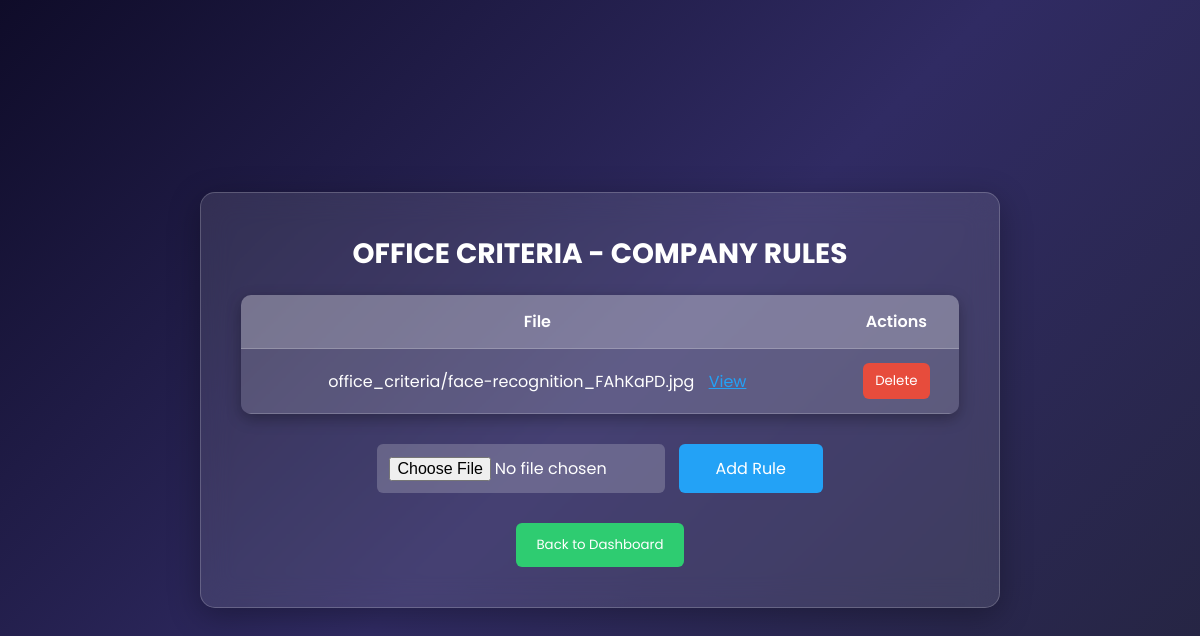
The page /office-criteria/ (signed in) on the database as committed earlier.
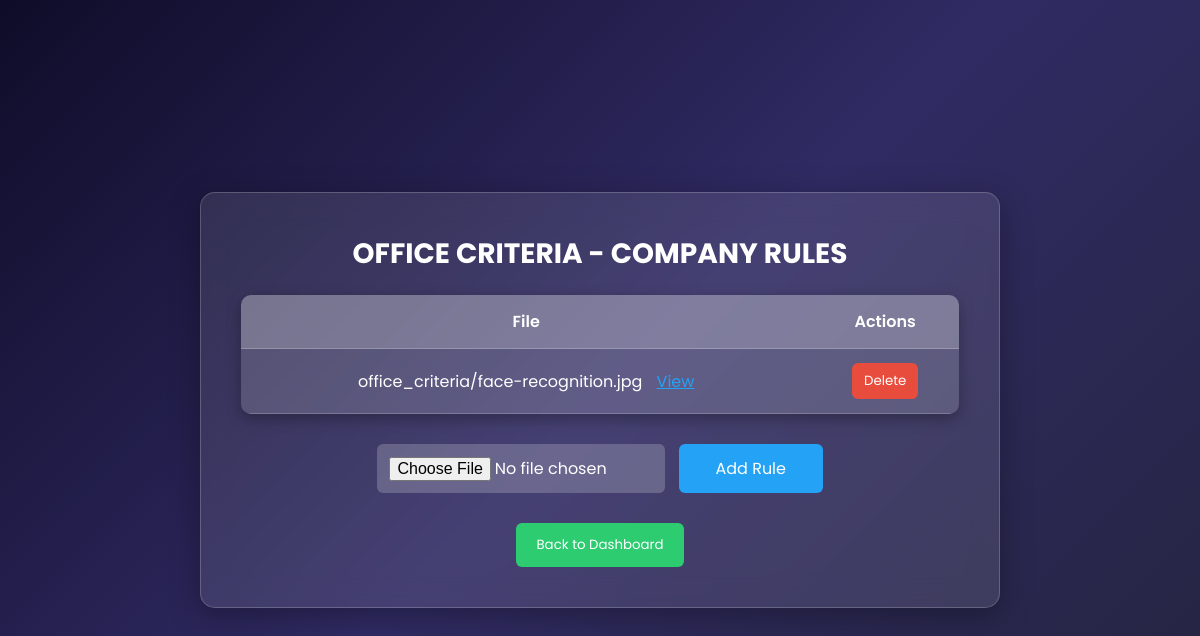
The same page on the database as committed later.
### myapp/models.py (models this page shows, shortened)
class Rule(models.Model):
    rule = models.TextField(blank=True, null=True)  # For storing text-based rules
    file = models.FileField(upload_to='office_criteria/', null=True, blank=True)  # For file uploads

### myapp/views.py (the view, shortened to what this page needs)
# urls.py: path('office-criteria/', views.office_criteria, name='office_criteria'),
@login_required
def office_criteria(request):
    rules = Rule.objects.all()
    return render(request, 'office_criteria.html', {'rules': rules, 'is_admin': request.user.is_superuser})

### myapp/templates/office_criteria.html (shortened to what this page needs)
<!DOCTYPE html>
<html lang="en">
<head>
</head>
<body>
    <div class="container">
        <h1>OFFICE CRITERIA - COMPANY RULES</h1>
        <table>
            <thead>
                <tr>
                    <th>File</th>
                    {% if user.is_authenticated and user.is_superuser %}
                        <th>Actions</th>
                    {% endif %}
                </tr>
            </thead>
            <tbody>
                {% for rule in rules %}
                <tr>
                    <td>
                        {{ rule.file.name }}
                        <a href="{{ rule.file.url }}" target="_blank" style="color: #23a2f6; margin-left: 10px;">View</a>
                    </td>
                    {% if user.is_authenticated and user.is_superuser %}
                    <td>
                        <form method="POST" onsubmit="return confirm('Are you sure you want to delete this rule?')">
                            <button type="submit" class="delete-button">Delete</button>
                        </form>
                    </td>
                    {% endif %}
                </tr>
                {% endfor %}
            </tbody>
        </table>
        {% if user.is_authenticated and user.is_superuser %}
        <div class="input-container">
            <form method="POST" enctype="multipart/form-data">
                <input type="file" name="file" accept="application/pdf, image/*">
                <button type="submit">Add Rule</button>
            </form>
        </div>
        {% endif %}
        <a href="{% url 'home' %}">
            <button class="back-button">Back to Dashboard</button>
        </a>
    </div>
</body>
</html>

Rows that differ between the two databases and show on the page:
removed Rule: file.name "office_criteria/face-recognition_FAhKaPD.jpg"
added Rule: file.name "office_criteria/face-recognition.jpg"
